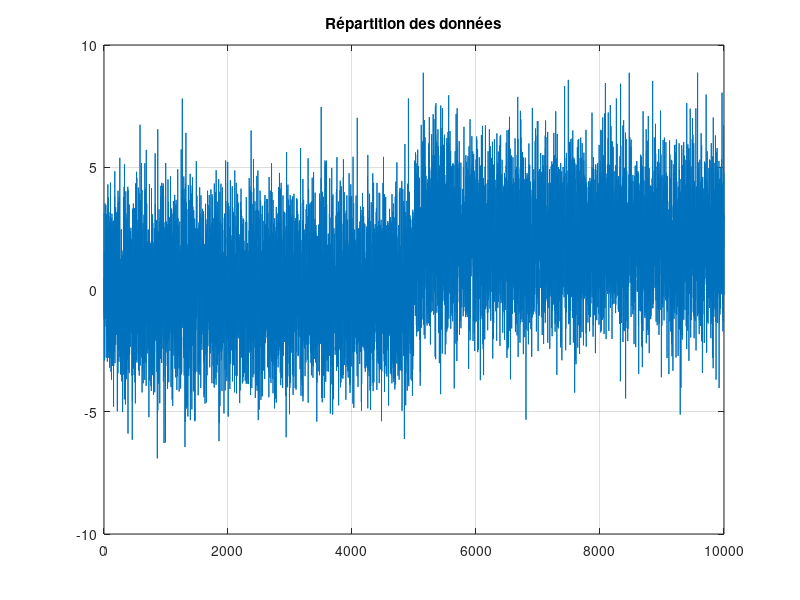

Source code (MATLAB):
clc; clear; close all

c11 = 0;
c00 = 0;
c10 = 2;
c01 = 1;

pi0 = 0.5;
pi1 = 0.5;
sigma = sqrt(4);

N = 1; %nb de mesures

n = 10000;


Z = zeros(N, n);
vraies_detection = zeros(N, n);

choix_jeu = menu("Choix du jeu de données", "X = 2", "X = 4", "X = 8", "X = 10");

if choix_jeu == 1
    X = 2;
elseif choix_jeu == 2
    X = 4;
elseif choix_jeu == 3
    X = 8;
else
    X = 10;
end
nb_h0 = 0;
nb_h1 = 0;
for i = 1:n
    bruit = sigma * randn(1, 1);
    if (nb_h0 < n/2)%choix aleatoire de l'hypothese
        Z(i) = bruit;
        nb_h0 = nb_h0 + 1;
        vraies_detection(i) = 0;
    elseif (nb_h1 < pi1*n)
        Z(i) = bruit + X;
        nb_h1 = nb_h1 + 1;
        vraies_detection(i) = 1;
    end
end

save("data", "Z", "n", "c00", "c01", "c10", "c11", "sigma", "X", "pi0", "pi1", "vraies_detection", "N");

figure(1)
plot(Z(1,:))
grid()
title("Répartition des données")